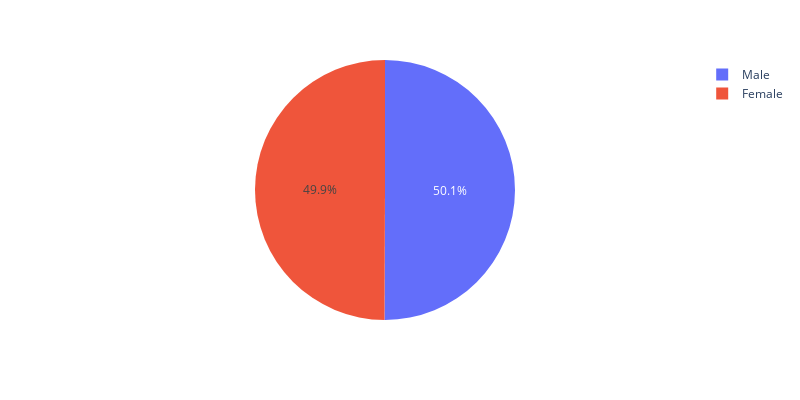

The notebook cell this image was saved under:
### Markdown cell above
Thanks to the former table, we can see that during the first wave, we could have 124/2 = 62 second dates (A match for both partners)
1380 rows in total during the whole experience : 1380/2 (2 partners) = 690 potential second dates !

### Code cell
#It's almost 50/50 between Female and Male
df['gender'].replace(0, 'Female',inplace=True)
df['gender'].replace(1, 'Male',inplace=True)

#Races
df['race'].replace(1, 'Black/African American',inplace=True)
df['race'].replace(2, 'European/Caucasian',inplace=True)
df['race'].replace(3, 'Latino/Hispanic',inplace=True)
df['race'].replace(4, 'Asian/Pacific Islander/Asian',inplace=True)
df['race'].replace(5, 'Native',inplace=True)
df['race'].replace(6, 'Other',inplace=True)

fig = px.pie(df, names='gender',width=800, height=400)
fig.show()

### Figure 1 — Plotly figure (JSON) as saved in the notebook; plotly's stock layout.template omitted (floating-point values rounded to 4 significant figures; data arrays with more than 128 entries replaced by an {"elided": "..."} marker saying what was removed)
{"data": [{"domain": {"x": [0, 1], "y": [0, 1]}, "hovertemplate": "gender=%{label}<extra></extra>", "labels": {"elided": "8378 str values"}, "legendgroup": "", "name": "", "showlegend": true, "type": "pie"}], "layout": {"height": 400, "legend": {"tracegroupgap": 0}, "margin": {"t": 60}, "width": 800}}
